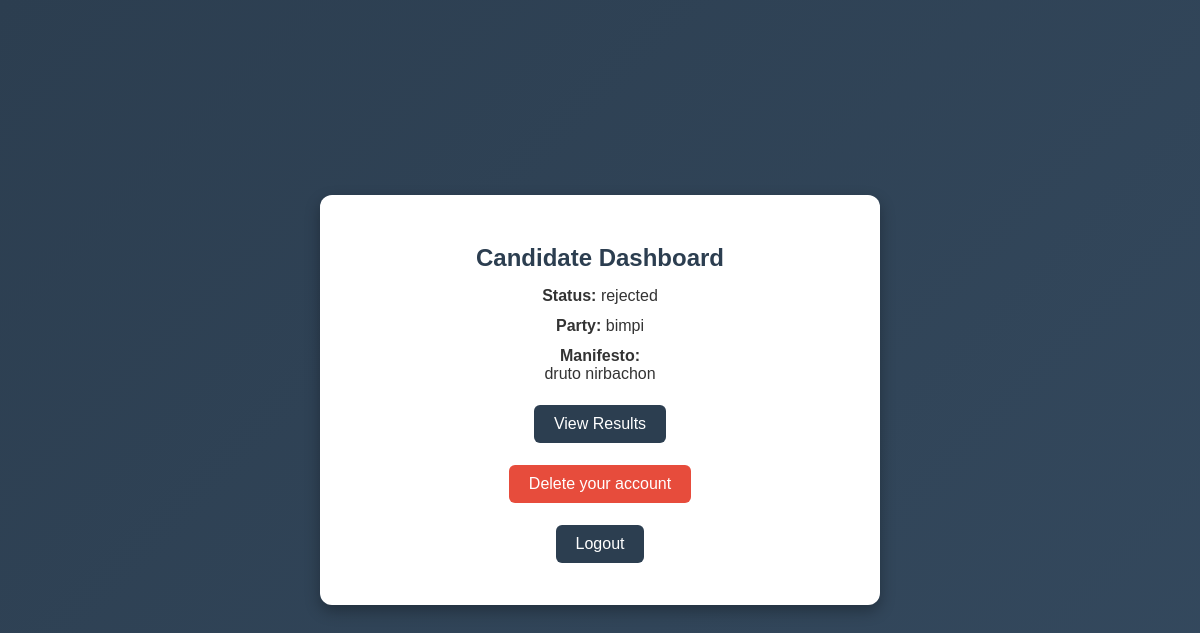
Screenshot of /dashboard_candidate.php (signed in) with the database file from the repository.
### tables this page shows
CREATE TABLE IF NOT EXISTS `candidates` (
  `candidate_id` int(11) NOT NULL AUTO_INCREMENT,
  `user_id` int(11) NOT NULL,
  `status` enum('pending','approved','rejected') DEFAULT 'pending',
  `election_id` int(11) DEFAULT NULL,
  `party` varchar(100) DEFAULT NULL,
  `manifesto` text DEFAULT NULL,
  PRIMARY KEY (`candidate_id`),
  KEY `user_id` (`user_id`),
  KEY `fk_election` (`election_id`)
);

### dashboard_candidate.php (the view, shortened to what this page needs)
<?php
include "config.php";
$user_id = $_SESSION['user_id'];
$stmt = $conn->prepare("SELECT status, party, manifesto FROM candidates WHERE user_id=?");
$stmt->bind_param("i", $user_id);
$stmt->execute();
$res = $stmt->get_result();
$row = $res->fetch_assoc();
if ($row) {
    $status = $row['status'];
}
?>
<!DOCTYPE html>
<html>
<head>
</head>
<body>
  <div class="dashboard">
    <h2>Candidate Dashboard</h2>
    <?php if ($row): ?>
      <p><strong>Status:</strong> <?php echo htmlspecialchars($status); ?></p>
      <p><strong>Party:</strong> <?= htmlspecialchars($row['party']) ?></p>
      <p><strong>Manifesto:</strong><br><?= nl2br(htmlspecialchars($row['manifesto'])) ?></p>
    <?php endif; ?>
    <p><a href="result.php">View Results</a></p>
    <a href="delete_account.php" class="danger"
         onclick="return confirm('Are you sure you want to delete your account?');">Delete your account</a>
    <p><a href="logout.php">Logout</a></p>
  </div>
</body>
</html>

### dashboard_candidate.php (style rules this page uses)
body { font-family: Arial, sans-serif; background: linear-gradient(135deg, #2c3e50, #34495e); margin: 0; padding: 0; display: flex; justify-content: center; align-items: center; min-height: 100vh; }
.dashboard { background: #fff; padding: 30px; border-radius: 12px; box-shadow: 0 6px 15px rgba(0,0,0,0.3); width: 500px; text-align: center; animation: fadeIn 0.5s ease-in-out; }
h2 { margin-bottom: 15px; color: #2c3e50; }
p { font-size: 16px; color: #333; margin: 12px 0; }
a, button { display: inline-block; padding: 10px 20px; margin-top: 10px; text-decoration: none; color: white; background: #2c3e50; border-radius: 6px; transition: background 0.3s; border: none; cursor: pointer; }
a.danger { background: #e74c3c !important; }

### rows the page displays
candidates: status "rejected", party "bimpi", manifesto "druto nirbachon"
